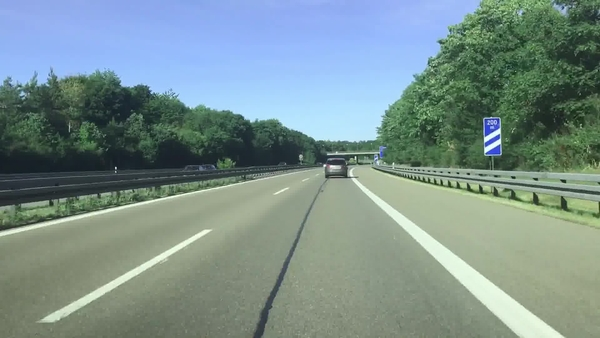
#> input picture tests/test1/road.jpg, 600 x 338 px, found by its file name
$ python test1.py
#> lines starting #> are read from the running program, lines starting #| are printed output that depends on the picture; after the words box and inside, x2 and y2 are one past the last pixel; in counts of white or black regions, pixels touching at a corner belong together
import cv2
import numpy as np

image = cv2.imread("tests/test1/road.jpg")
#> image is the input picture: shape (338, 600, 3); mean B, G, R 141.2, 144.2, 122.8
if image is None:
    print("Şəkil tapılmadı. Fayl adını və yolunu yoxlayın.")
else:
    gray = cv2.cvtColor(image, cv2.COLOR_BGR2GRAY)
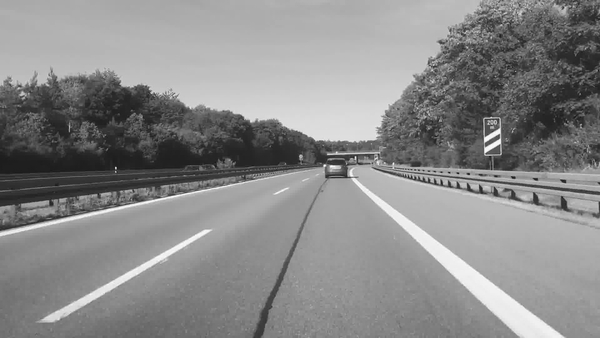
#> gray: shape (338, 600); min 18, max 255, mean 137.4

    binary_adaptive = cv2.adaptiveThreshold(
        gray,
        255,
        cv2.ADAPTIVE_THRESH_GAUSSIAN_C,
        cv2.THRESH_BINARY_INV,
        15,
        5
    )
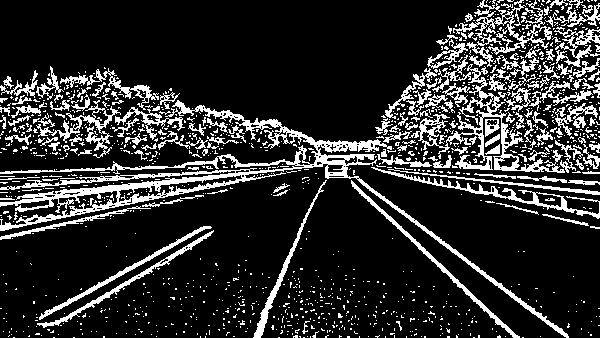
#> binary_adaptive: shape (338, 600); 17.7% white; 1300 white regions (1148 under 20 px), largest, box (x1, y1, x2, y2) and area: (0, 100, 569, 338) 8441, (409, 64, 565, 173) 2656, (453, 0, 552, 67) 1546

    kernel_size = 5
    kernel = np.ones((kernel_size, kernel_size), np.uint8)

    dilated = cv2.dilate(binary_adaptive, kernel, iterations=2)
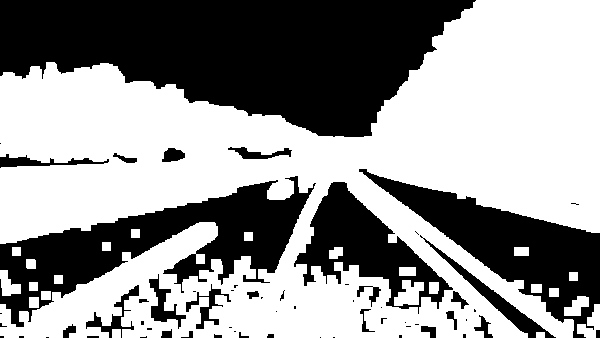
#> dilated: shape (338, 600); 58.4% white; 61 black regions (32 under 20 px), largest, box (x1, y1, x2, y2) and area: (0, 0, 476, 137) 42155, (0, 176, 316, 327) 16281, (359, 169, 600, 338) 12438

    closed = cv2.morphologyEx(dilated, cv2.MORPH_CLOSE, kernel, iterations=3)
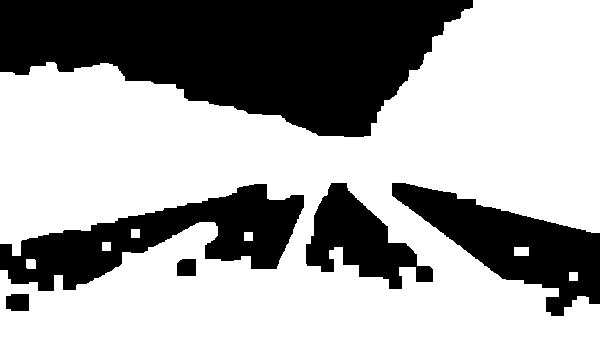
#> closed: shape (338, 600); 63.4% white; 6 black regions, box (x1, y1, x2, y2) and area: (0, 0, 473, 137) 41977, (0, 184, 304, 291) 13819, (392, 183, 600, 316) 11471, (306, 183, 433, 289) 6351, (6, 294, 29, 311) 371, (177, 259, 196, 276) 312

    lines = cv2.HoughLinesP(
        closed,
        rho=1,
        theta=np.pi / 180,
        threshold=50,
        minLineLength=80,
        maxLineGap=5
    )
#> lines = 350 rows, first 6: [0, 103, 599, 166], [0, 138, 599, 190], [0, 333, 550, 314], [0, 106, 599, 169], [0, 289, 545, 308], [0, 109, 599, 172]

    gray = cv2.cvtColor(image, cv2.COLOR_BGR2GRAY)
    _, mask = cv2.threshold(gray, 245, 255, cv2.THRESH_BINARY)
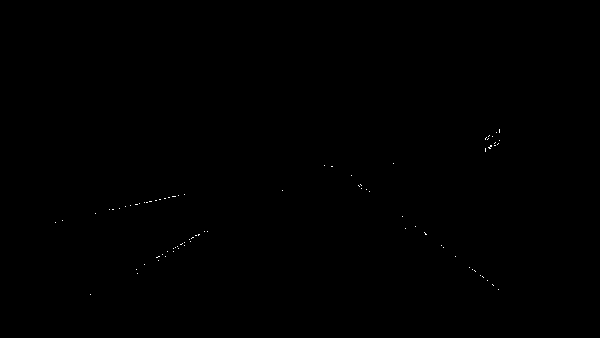
#> mask: shape (338, 600); 0.07% white in thin lines or dots, all inside (x1, y1, x2, y2) = (55, 129, 500, 295)

    result_image = image.copy()
    result_image[mask == 255] = [0, 0, 0]
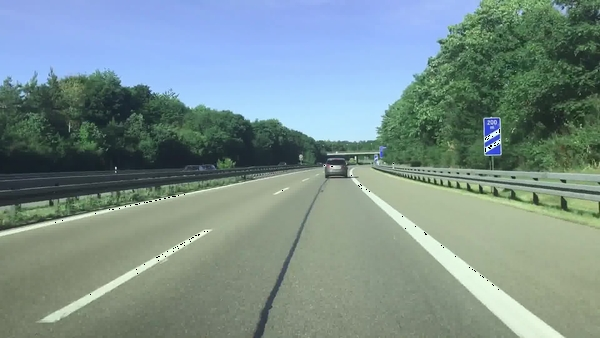
#> result_image: shape (338, 600, 3); 0.07% of pixels changed, all inside (x1, y1, x2, y2) = (55, 129, 500, 295)

    if lines is not None:
        for line in lines:
            x1, y1, x2, y2 = line[0]
            cv2.line(result_image, (x1, y1), (x2, y2), (255, 255, 255), 2)
#> this loop made 350 passes
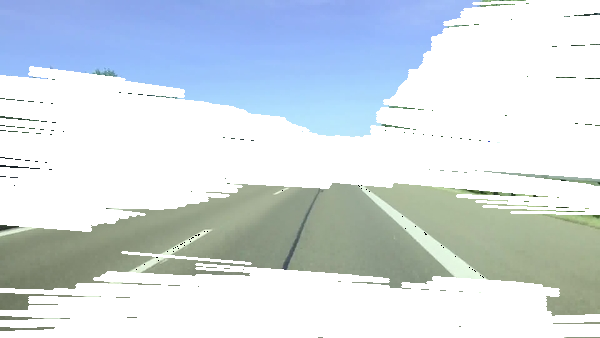
#> result_image: shape (338, 600, 3); mean B, G, R 226.4, 220.1, 209.5

    cv2.imshow("Orginal Map:", image)
    cv2.imshow("Map with line:", result_image)

    cv2.waitKey(0)
    cv2.destroyAllWindows()
